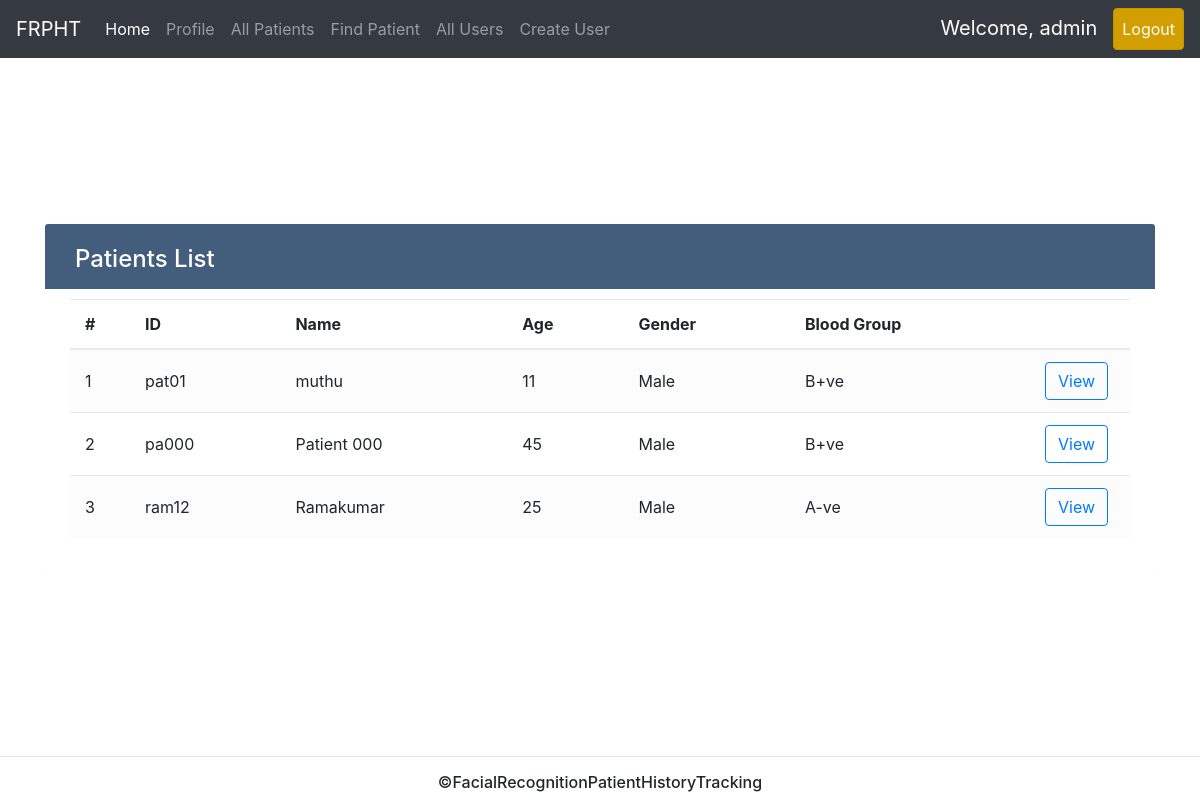
Page /allpatients/ (signed in) on the earlier database version.
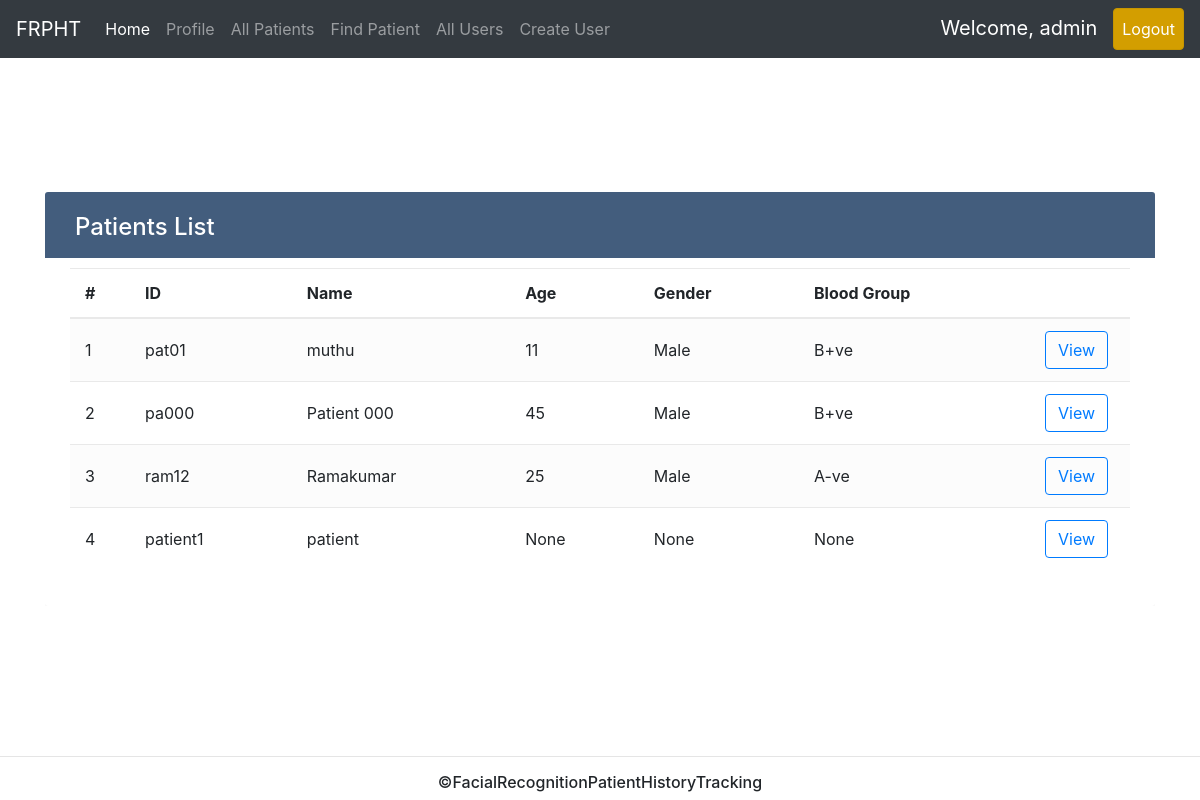
Same page on the later database version.
### account/models.py (models this page shows, shortened)
class Account(AbstractBaseUser):
    GENDER = (
        ('Male','Male'),
        ('Female','Female'),
    )
    BLOOD_GROUP = (
        ("A+ve", "A+"),
        ("A-ve", "A-"),
        ("B+ve", "B+"),
        ("B-ve", "B-"),
        ("O+ve", "O+"),
        ("O-ve", "O-"),
        ("AB+ve", "AB+"),
        ("AB-ve", "AB-"),
    )
    email = models.EmailField(verbose_name = 'Email' , unique=True , max_length=100)
    userID = models.CharField(max_length=8, unique=True, primary_key = True)
    username = models.CharField(max_length=100, verbose_name = 'Full Name')
    date_joined = models.DateTimeField(verbose_name="Date Joined" , auto_now_add=True)
    last_login = models.DateTimeField(verbose_name="Last Login" , auto_now=True)
    is_active = models.BooleanField(default=True)
    is_doctor = models.BooleanField(default=False)
    is_superuser = models.BooleanField(default=False)
    father_name = models.CharField(max_length=50, null = True, blank = True)
    age = models.IntegerField(null = True, blank = True)
    gender = models.CharField(max_length=10 , choices=GENDER, null = True, blank = True)
    blood_group = models.CharField(max_length=10 , choices=BLOOD_GROUP, null = True, blank = True)
    number = models.CharField(max_length=10, null = True, blank = True)
    emergency_number = models.CharField(max_length=10, null = True, blank = True)
    userphoto = models.ImageField(upload_to = userphoto_path , default = defaultphoto_path, verbose_name= "Photo" ,null = True, blank = True, max_length=255)
    objects = MyAccountManager()
    USERNAME_FIELD = 'email'
    REQUIRED_FIELDS = ['userID', 'username']
    def has_perms(self,perm, obj=None):
        for per in perm:
            if 'is_doctor' == per:
                return self.is_doctor
            elif 'is_superuser' == per:
                return self.is_superuser

### useraccount/views.py (the view)
# urls.py: path("allpatients/", views.allpatientsview , name = 'allpatients'),
@login_required
@permission_required('is_doctor')
def allpatientsview(request):
    patients = Account.objects.exclude(is_doctor=True)
    context = {'patients': patients}
    return render(request, 'useraccount/doctor/allpatients.html', context)

### useraccount/templates/useraccount/doctor/allpatients.html (shortened to what this page needs)
{% extends 'useraccount/homepage.html' %}
{% block homecontent %}
<div class="container-xl">
  <div class="table-responsive">
    <div class="table-wrapper">
      <div class="table-title">
        <div class="row">
          <div class="col-sm-6">
            <h2>Patients List</h2>
          </div>
        </div>
      </div>
      <table class="table table-striped table-hover">
        <thead>
          <tr>
            <th>#</th>
            <th>ID</th>
            <th>Name</th>
            <th>Age</th>
            <th>Gender</th>
            <th>Blood Group</th>
            <th></th>
          </tr>
        </thead>
        <tbody>
          {% for patient in patients %}
            <tr>
              <td>{{forloop.counter}}</td>
              <td>{{patient.userID}}</td>
              <td>{{patient.username}}</td>
              <td>{{patient.age}}</td>
              <td>{{patient.gender}}</td>
              <td>{{patient.blood_group}}</td>
              <td>
                <a href="{% url 'patientprofile' patient.userID %}"><input type="button" class = "btn btn-outline-primary" name="view" value="View"></a>
              </td>
            </tr>
          {% endfor %}
        </tbody>
      </table>
    </div>
  </div>
</div>
{% endblock %}

Differences in the rows shown:
added Account: userID "patient1", username "patient", age "None", gender "None", blood_group "None"
